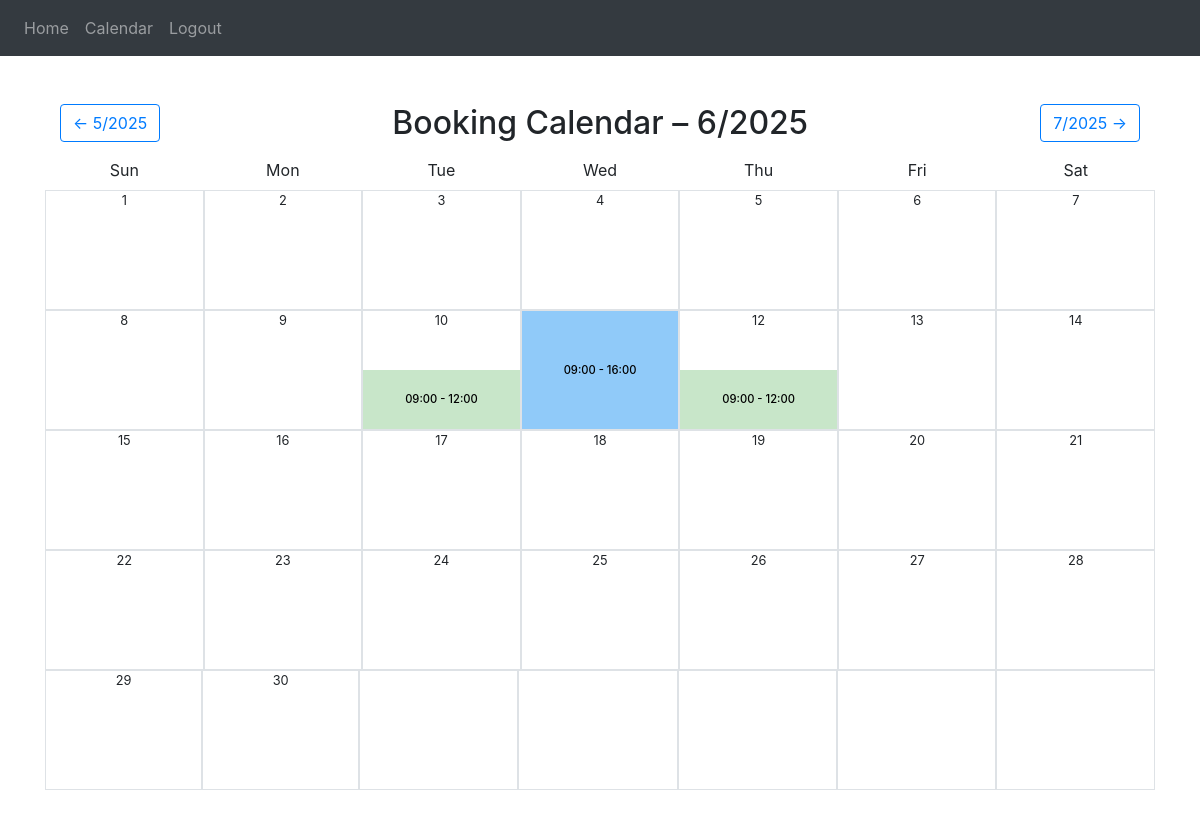
Page /calendar (signed in) on the committed database.
### BookingSystem/userModel.py (models this page shows)
class Booking(db.Model, UserMixin):
    id = db.Column(db.Integer, primary_key=True)
    user_id = db.Column(db.Integer, db.ForeignKey('user.id'))
    name = db.Column(db.String(100), nullable=False)
    date = db.Column(db.Date, nullable=False)
    training_type = db.Column(db.String(50), nullable=False)
    time_slot = db.Column(db.String(20), nullable=False)
    created_at = db.Column(db.DateTime, default=datetime.utcnow)

### BookingSystem/views.py (the view)
@views.route('/calendar')
@views.route('/calendar/<int:year>/<int:month>/', methods=['GET', 'POST'])
@login_required
def calendar_view(year=None, month=None):
    today = date.today()
    if year is None or month is None:
        year, month = today.year, today.month
    first_day = date(year, month, 1)
    start_weekday = (first_day.weekday() + 1) % 7
    days_in_month = monthrange(year, month)[1]
    calendar_days = [None] * start_weekday + [date(year, month, d) for d in range(1, days_in_month + 1)]
    while len(calendar_days) % 7:
        calendar_days.append(None)
    bookings = Booking.query.filter(
        db.extract('year', Booking.date) == year,
        db.extract('month', Booking.date) == month
    ).all()
    booked_by_day = {}
    for booking in bookings:
        booked_by_day.setdefault(booking.date.day, []).append({
            "id": booking.id,  # Needed for delete URL
            "user_id": booking.user_id,
            "training_type": booking.training_type,
            "time_slot": booking.time_slot,
        })
    if month == 1:
        prev_month, prev_year = 12, year - 1
    else:
        prev_month, prev_year = month - 1, year
    if month == 12:
        next_month, next_year = 1, year + 1
    else:
        next_month, next_year = month + 1, year
    return render_template(
        'calendar.html',
        calendar_days=calendar_days,
        year=year,
        month=month,
        prev_year=prev_year,
        prev_month=prev_month,
        next_year=next_year,
        next_month=next_month,
        booked_by_day=booked_by_day,
        user=current_user
    )

### BookingSystem/__init__.py (called while the page is built)
def create_app():
    app = Flask(__name__)
    app.config['SECRET_KEY'] = 'ferit'
    app.config['SQLALCHEMY_DATABASE_URI'] = f'sqlite:///{DB_NAME}'
    db.init_app(app)
    from .views import views
    from .auth import auth
    app.register_blueprint(views, url_prefix = '/')
    app.register_blueprint(auth, url_prefix = '/')
    from .userModel import User, Note
    login_manager = LoginManager()
    login_manager.login_view = 'auth.login'
    login_manager.init_app(app)
    @login_manager.user_loader
    def laod_user(id):
        return User.query.get(int(id))
    with app.app_context():
        db.create_all()
    return app

### BookingSystem/templates/calendar.html (shortened to what this page needs)
{% extends "base.html" %}
{% block content %}
<div class="container py-5">
  <div class="d-flex justify-content-between align-items-center mb-3">
    <a href="{{ url_for('views.calendar_view', year=prev_year, month=prev_month) }}" class="btn btn-outline-primary">
      &larr; {{ prev_month }}/{{ prev_year }}
    </a>
    <h2 class="mb-0">Booking Calendar – {{ month }}/{{ year }}</h2>
    <a href="{{ url_for('views.calendar_view', year=next_year, month=next_month) }}" class="btn btn-outline-primary">
      {{ next_month }}/{{ next_year }} &rarr;
    </a>
  </div>
  <div class="row text-center mb-2">
    {% for day in ['Sun', 'Mon', 'Tue', 'Wed', 'Thu', 'Fri', 'Sat'] %}
    <div class="col calendar-header">{{ day }}</div>
    {% endfor %}
  </div>
  {% for week in range(0, calendar_days|length, 7) %}
  <div class="row text-center">
    {% for day in calendar_days[week:week+7] %}
      {% if day %}
      <div class="col calendar-day p-0" onclick="openTrainingBookingModal('{{ day.isoformat() }}')">
        <div class="calendar-day-inner border">
          <div class="position-absolute top-0 start-0 w-100 text-start ps-1 small">{{ day.day }}</div>
              {% set bookings = booked_by_day.get(day.day) %}
                {% if bookings %}
                  {% for b in bookings %}
                    {% if b.user_id == user.id %}
                        {% if b.training_type == 'full_day' %}
                            <div class="calendar-slot slot-full">{{ b.time_slot }}</div>
                        {% elif b.training_type == 'morning_half' %}
                            <div class="calendar-slot slot-morning">{{ b.time_slot }}</div>
                        {% elif b.training_type == 'afternoon_half' %}
                            <div class="calendar-slot slot-afternoon">{{ b.time_slot }}</div>
                        {% endif %}
                    {% endif %}
                  {% endfor %}
              {% else %}
                <div class="calendar-slot" style="height: 100%; visibility: hidden;"></div>
              {% endif %}
        </div>
      </div>
      {% else %}
      <div class="col calendar-day text-muted border" style="height: 120px;"></div>
      {% endif %}
    {% endfor %}
  </div>
  {% endfor %}
</div>
{% endblock %}

### BookingSystem/templates/base.html (shortened to what this page needs)
<!DOCTYPE html>
<html>
  <head>
    <link
      rel="stylesheet"
      href="https://stackpath.bootstrapcdn.com/bootstrap/4.4.1/css/bootstrap.min.css"
    />
    <link
      rel="stylesheet"
      href="https://stackpath.bootstrapcdn.com/font-awesome/4.7.0/css/font-awesome.min.css"
    />
  </head>
  <body>
    <nav class="navbar navbar-expand-lg navbar-dark bg-dark">
      <div class="collapse navbar-collapse" id="navbar">
        <div class="navbar-nav">
          {% if user.is_authenticated %}
          <a class="nav-item nav-link" id="home" href="/">Home</a>
          <a class="nav-item nav-link" id="Calendar" href="/calendar">Calendar</a>
          <a class="nav-item nav-link" id="logout" href="/logout">Logout</a>
          {% else %}
          <a class="nav-item nav-link" id="login" href="/login">Login</a>
          <a class="nav-item nav-link" id="signUp" href="/sign_up">Sign Up</a>
          {% endif %}
        </div>
      </div>
    </nav>
    <div class="container">{% block content %} {% endblock %}</div>
  </body>
</html>

### BookingSystem/templates/calendar.html (style rules this page uses)
.calendar-day { height: 120px; position: relative; padding: 0; overflow: hidden; }
.calendar-day-inner { height: 100%; position: relative; width: 100%; }
.calendar-slot { height: 50%; width: 100%; position: absolute; left: 0; display: flex; align-items: center; justify-content: center; font-size: 0.7rem; font-weight: 500; color: #000; padding: 2px; text-align: center; }
.slot-morning { bottom: 0; background-color: #c8e6c9; }
.slot-full { top: 0; height: 100%; background-color: #90caf9; }

### rows in the picture
Booking: time_slot "09:00 - 12:00"
Booking: time_slot "09:00 - 16:00"
Booking: time_slot "09:00 - 12:00"

### other values in the picture
{{ prev_month }} "5"
{{ prev_year }} "2025"
{{ month }} "6"
{{ year }} "2025"
{{ next_month }} "7"
{{ next_year }} "2025"
{{ day }} "Sun" "Mon" "Tue" "Wed" "Thu" "Fri" "Sat"
{{ day.day }} "1" "2" "3" "4" "5" "6" "7" "8" "9" "10" "12" "13" "14" "15" "16" "17" "18" "19" "20" "21" "22" "23" "24" "25" "26" "27" "28" "29" "30"
